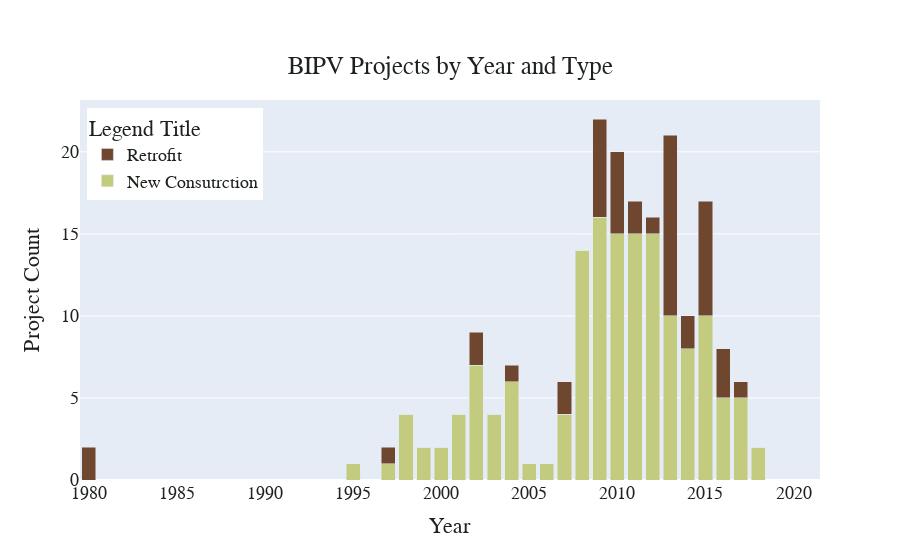

Notebook code for this chart:
### Code cell
years = years_df.index.tolist()
newbuild = years_df.newbuild.tolist()
retro = years_df.retrofit.tolist()

fig = go.Figure(data=[
    go.Bar(name='New Consutrction', x=years, y=newbuild,
           marker_color='#' + get_color_dict()['new_cat']),
    go.Bar(name='Retrofit', x=years, y=retro,
           marker_color='#' + get_color_dict()['retrofit_cat'])
])
# Change the bar mode



fig.update_layout(
    barmode='stack',
    title={"text":"BIPV Projects by Year and Type",
            'y':0.9,
            'x':0.5,
            'xanchor': 'center',
            'yanchor': 'top'},
    xaxis_title="Year",
    yaxis_title="Project Count",
    legend_title="Legend Title",
    font=dict(
        family="Urbanist",
        size=18,
        color='#' + get_color_dict()['black']
    )
)
fig.update_layout(legend=dict(
    yanchor="top",
    y=0.98,
    xanchor="left",
    x=0.01
))

fig.show()

### Figure 1 — Plotly figure (JSON) as saved in the notebook; plotly's stock layout.template omitted (floating-point values rounded to 4 significant figures)
{"data": [{"marker": {"color": "#c2cb7e"}, "name": "New Consutrction", "type": "bar", "x": [1980, 1981, 1982, 1983, 1984, 1985, 1986, 1987, 1988, 1989, 1990, 1991, 1992, 1993, 1994, 1995, 1996, 1997, 1998, 1999, 2000, 2001, 2002, 2003, 2004, 2005, 2006, 2007, 2008, 2009, 2010, 2011, 2012, 2013, 2014, 2015, 2016, 2017, 2018, 2019, 2020, 2021], "y": [0, 0, 0, 0, 0, 0, 0, 0, 0, 0, 0, 0, 0, 0, 0, 1, 0, 1, 4, 2, 2, 4, 7, 4, 6, 1, 1, 4, 14, 16, 15, 15, 15, 10, 8, 10, 5, 5, 2, 0, 0, 0]}, {"marker": {"color": "#6f462e"}, "name": "Retrofit", "type": "bar", "x": [1980, 1981, 1982, 1983, 1984, 1985, 1986, 1987, 1988, 1989, 1990, 1991, 1992, 1993, 1994, 1995, 1996, 1997, 1998, 1999, 2000, 2001, 2002, 2003, 2004, 2005, 2006, 2007, 2008, 2009, 2010, 2011, 2012, 2013, 2014, 2015, 2016, 2017, 2018, 2019, 2020, 2021], "y": [2, 0, 0, 0, 0, 0, 0, 0, 0, 0, 0, 0, 0, 0, 0, 0, 0, 1, 0, 0, 0, 0, 2, 0, 1, 0, 0, 2, 0, 6, 5, 2, 1, 11, 2, 7, 3, 1, 0, 0, 0, 0]}], "layout": {"barmode": "stack", "font": {"color": "#1c221c", "family": "Urbanist", "size": 18}, "legend": {"title": {"text": "Legend Title"}, "x": 0.01, "xanchor": "left", "y": 0.98, "yanchor": "top"}, "title": {"text": "BIPV Projects by Year and Type", "x": 0.5, "xanchor": "center", "y": 0.9, "yanchor": "top"}, "xaxis": {"title": {"text": "Year"}}, "yaxis": {"title": {"text": "Project Count"}}}}
